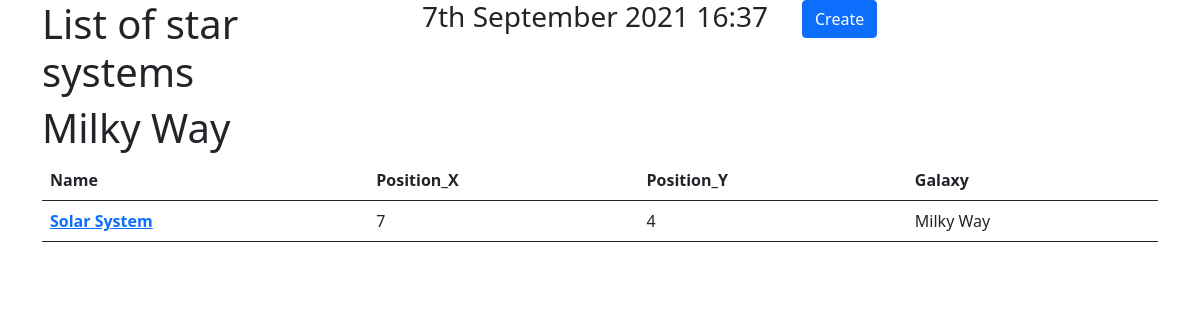
The app's page /star_system/, older data.
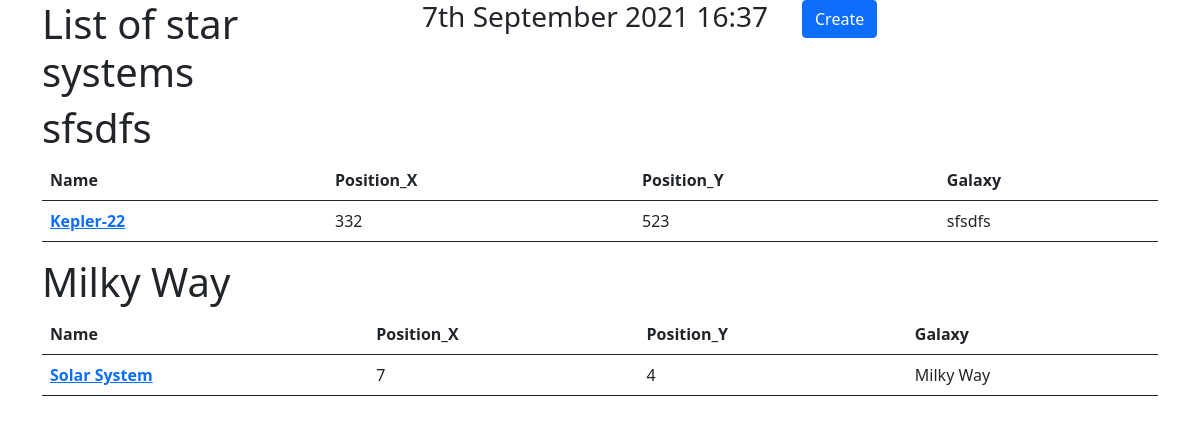
The same page, newer data.
### StarSystem/models.py (models this page shows, shortened)
class Galaxy(models.Model):
    name = models.CharField(max_length=100, default=None)
    size_x = models.PositiveIntegerField(default=None)
    size_y = models.PositiveIntegerField(default=None)
    def __str__(self):
        return self.name
    class Meta:
        verbose_name_plural = 'Galaxies'
        ordering = ['-id']

class StarSystem(models.Model):
    name = models.CharField(max_length=100, default=None)
    position_x = models.PositiveIntegerField(default=None)
    position_y = models.PositiveIntegerField(default=None)
    galaxy = models.ForeignKey(
        'StarSystem.Galaxy',
        on_delete=models.SET_NULL,
        null=True,
        related_name='starsystems'
    )
    class Meta:
        verbose_name_plural = 'StarSystems'
        ordering = ['galaxy']

### StarSystem/views.py (the view)
# urls.py: path('star_system/', StarSystemListView.as_view(), name='star-system-list'),
class StarSystemListView(ListView):
    template_name = 'starsystem_list.html'
    model = StarSystem
    paginate_by = 10
    def get_context_data(self, **kwargs):
        context = super().get_context_data(**kwargs)
        context.update({
            'title': 'List of star systems',
            'list_len': len(context['starsystem_list'])
        })
        return context

### StarSystem/templates/starsystem_list.html (shortened to what this page needs)
{% extends "base.html" %}
{% block content %}
<div class="row">
  <div class="col-4">
    <h1>{{title}}</h1>
  </div>
  <div class="col-4">
    {% now "jS F Y H:i" as date_now %}
    <h3>{{date_now}}</h3>
  </div>
  <div class="col-4">
    <a class="btn btn-primary" href="{% url 'star-system-create' %}">Create</a>
  </div>
</div>
{% regroup starsystem_list by galaxy as starsystems %}
{% for galaxy in starsystems %}
<h1>{{galaxy.grouper}}</h1>
<table class="table">
  <thead>
    <tr>
        <th scope="col">Name</th>
        <th scope="col">Position_X</th>
        <th scope="col">Position_Y</th>
        <th scope="col">Galaxy</th>
    </tr>
  </thead>
    <tbody>
      {% for starsystem in galaxy.list %}
      <tr>
          <th scope="row"><a href="/star_system/{{starsystem.id}}">{{starsystem.name}}</a></th>
          <td>{{starsystem.position_x}}</td>
          <td>{{starsystem.position_y}}</td>
          <td>{{starsystem.galaxy}}</td>
      </tr>
      {% endfor %}
</table>
{% endfor %}
{% endblock content %}

### templates/base.html (shortened to what this page needs)
<!DOCTYPE html>
<html lang="en" dir="ltr">
  <head>
    <link href="https://cdn.jsdelivr.net/npm/bootstrap@5.0.1/dist/css/bootstrap.min.css" rel="stylesheet">
  </head>
  <body>
    <div class="container">
        {% block content %}
        {% endblock content %}
    </div>
  </body>
</html>

Row changes from the older to the newer data that the page shows:
now on this page (row unchanged): Galaxy: grouper "sfsdfs"
added StarSystem: name "Kepler-22", position_x "332", position_y "523", galaxy "sfsdfs"
